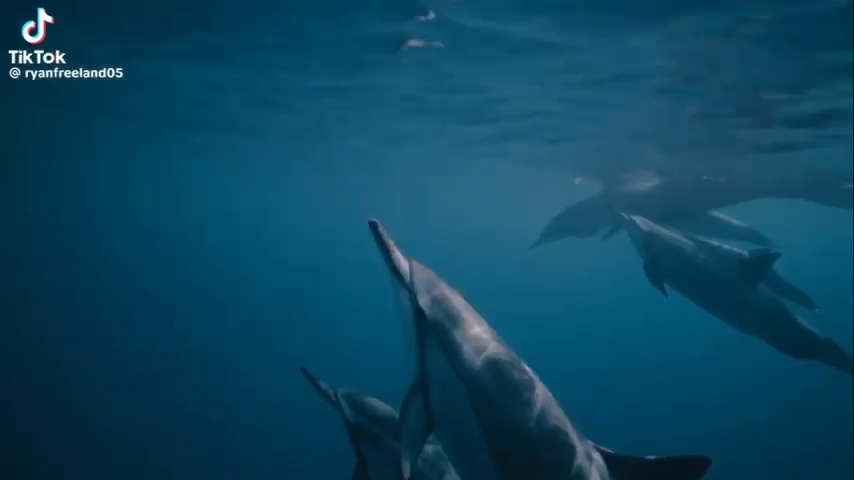
#> input picture frame 44 of Videos/Outside.mov, 854 x 480 px
$ python Day4_CV.py
#> lines starting #> are read from the running program, lines starting #| are printed output that depends on the picture
import cv2 as cv

# Load video
cap = cv.VideoCapture('Videos/Outside.mov')

while True:
    ret, frame = cap.read()
#> frame is the input picture: shape (480, 854, 3); mean B, G, R 95.7, 69.8, 12.2

    if not ret:
        print("Video ended or failed to load.")
        break

    # Convert frame to grayscale
    gray = cv.cvtColor(frame, cv.COLOR_BGR2GRAY)
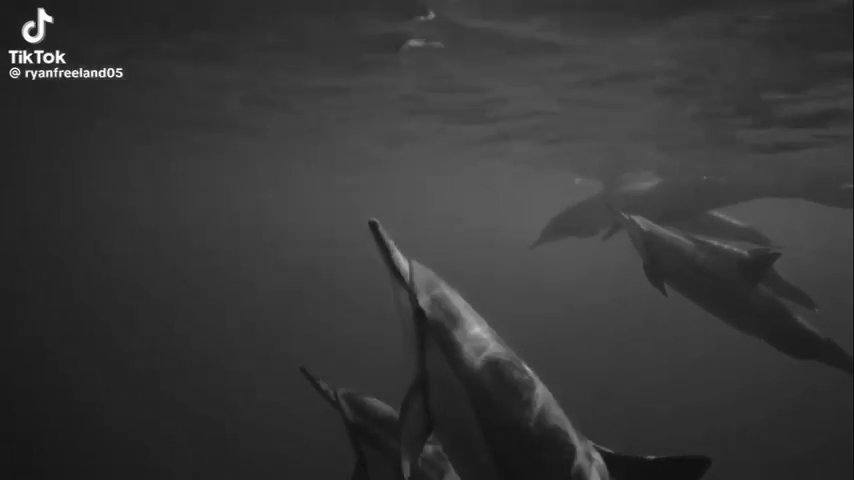
#> gray: shape (480, 854); min 13, max 255, mean 55.5

    cv.imshow("Original Video", frame)
    cv.imshow("Grayscale Video", gray)

    # Press D to exit
    if cv.waitKey(20) & 0xFF == ord('d'):
#> (key Esc is pressed here)
        break

cap.release()
cv.destroyAllWindows()

$ run again, starting later in the video
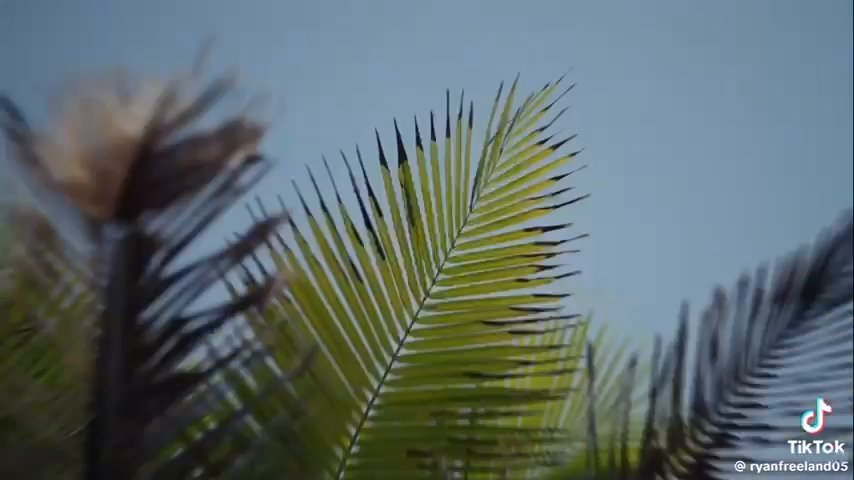
#> input picture frame 200 of Videos/Outside.mov, 854 x 480 px
#> frame is the input picture: shape (480, 854, 3); mean B, G, R 107.5, 107.2, 93.5
#> `gray = cv.cvtColor(frame, cv.COLOR_BGR2GRAY)`:
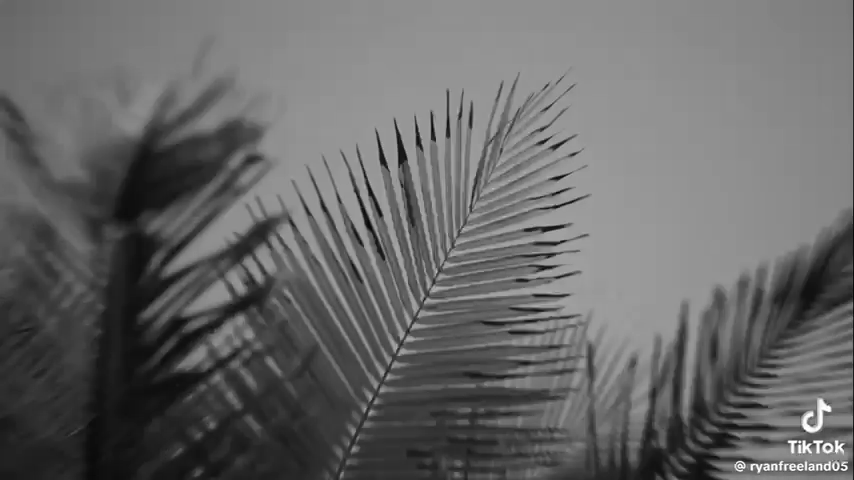
#> gray: shape (480, 854); min 4, max 255, mean 103.1

$ run again, starting later in the video
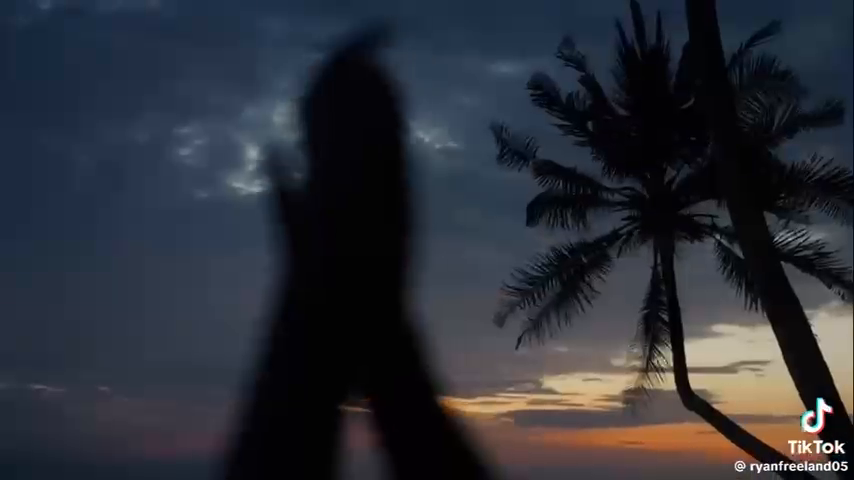
#> input picture frame 356 of Videos/Outside.mov, 854 x 480 px
#> frame is the input picture: shape (480, 854, 3); mean B, G, R 55.1, 47, 43.8
#> `gray = cv.cvtColor(frame, cv.COLOR_BGR2GRAY)`:
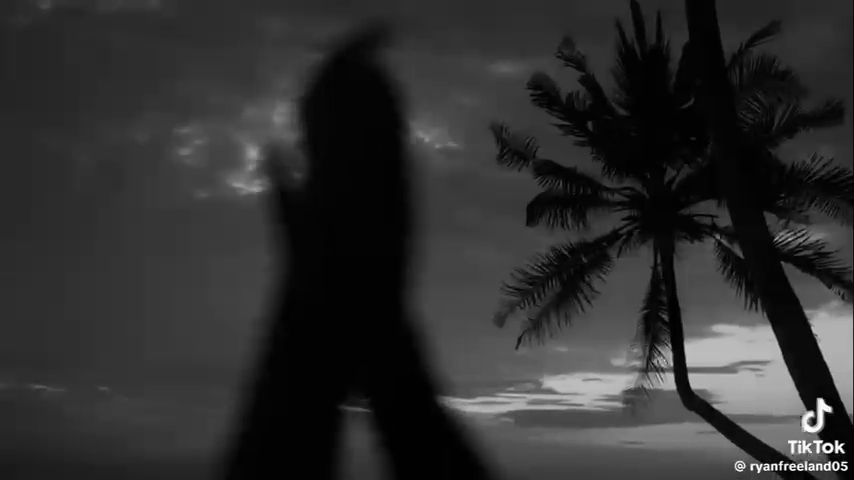
#> gray: shape (480, 854); min 0, max 255, mean 47
